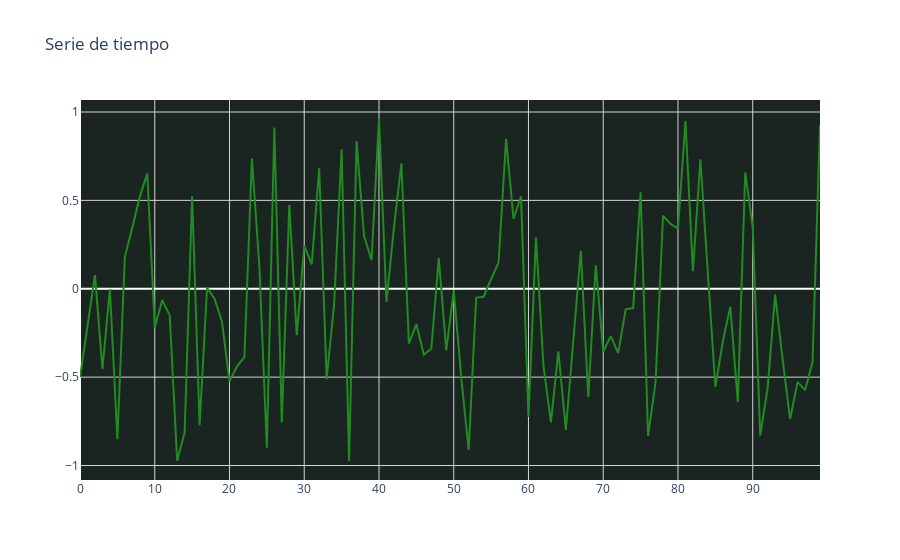

The code cell stored with this chart in its notebook:
### Markdown cell above
#### Serie de tiempo
A continuación, crearemos una serie de tiempo y modificaremos los siguientes elementos del gráfico: el color de la línea, el color de fondo del área del gráfico y los colores de los ejes.

### Code cell
# Importamos la librería de números aleatorios.
from random import random

# Declaramos una figura.
fig = go.Figure(
                data = [
                        # Tipo de visualización. En este caso definimos una serie de tiempo.
                        go.Scatter(
                                    x = [i for i in range(100)],              # Coordenadas en el eje x. Estas se encuentran entre 0 y 100.
                                    y = [2*random()-1 for i in range(100)],   # Coordenadas en el eje y. Estas de detrminan de manera aleatoria.
                                    line = go.scatter.Line(color = "#228b22") # Modificamos el color de la línea. Código HEX. 
                                  )
                       ],
                # Modificamos el estilo del diseño.       
                layout = go.Layout(
                                    title = "Serie de tiempo",  # Definimos el título del gráfico.
                                    plot_bgcolor = "#1a2421",   # Modificamos el fondo del área del gráfico. Código HEX.
                                  )
                )

fig.update_xaxes(gridcolor = '#d3d3d3') # Modificamos los colores del eje x. Código HEX.
fig.update_yaxes(gridcolor = '#d3d3d3') # Modificamos los colores del eje y. Código HEX.

# Mostramos la figura.
fig.show()

### Figure 1 — Plotly figure (JSON) as saved in the notebook; plotly's stock layout.template omitted (floating-point values rounded to 4 significant figures)
{"data": [{"line": {"color": "#228b22"}, "type": "scatter", "x": [0, 1, 2, 3, 4, 5, 6, 7, 8, 9, 10, 11, 12, 13, 14, 15, 16, 17, 18, 19, 20, 21, 22, 23, 24, 25, 26, 27, 28, 29, 30, 31, 32, 33, 34, 35, 36, 37, 38, 39, 40, 41, 42, 43, 44, 45, 46, 47, 48, 49, 50, 51, 52, 53, 54, 55, 56, 57, 58, 59, 60, 61, 62, 63, 64, 65, 66, 67, 68, 69, 70, 71, 72, 73, 74, 75, 76, 77, 78, 79, 80, 81, 82, 83, 84, 85, 86, 87, 88, 89, 90, 91, 92, 93, 94, 95, 96, 97, 98, 99], "y": [-0.501, -0.2232, 0.07681, -0.454, -0.002715, -0.851, 0.1805, 0.3465, 0.5212, 0.6517, -0.219, -0.06456, -0.1494, -0.973, -0.8138, 0.5253, -0.7718, 0.005386, -0.05569, -0.1881, -0.5239, -0.4406, -0.3849, 0.7367, 0.1244, -0.8996, 0.9119, -0.7558, 0.4743, -0.2627, 0.2438, 0.138, 0.6814, -0.5114, -0.08592, 0.7892, -0.9745, 0.8353, 0.2976, 0.163, 0.9604, -0.0754, 0.3454, 0.709, -0.3097, -0.1997, -0.3738, -0.3391, 0.1735, -0.3488, -0.008941, -0.5009, -0.9113, -0.04983, -0.04508, 0.05409, 0.1494, 0.8475, 0.3955, 0.5235, -0.7255, 0.2906, -0.4328, -0.7565, -0.3537, -0.7983, -0.2693, 0.2148, -0.6126, 0.1327, -0.3561, -0.2681, -0.3644, -0.1162, -0.1091, 0.5473, -0.8323, -0.5278, 0.4133, 0.3668, 0.3408, 0.9494, 0.09922, 0.7325, 0.08659, -0.5549, -0.2985, -0.1018, -0.6406, 0.6588, 0.3447, -0.8308, -0.5591, -0.03322, -0.3996, -0.7374, -0.527, -0.5738, -0.4149, 0.9264]}], "layout": {"plot_bgcolor": "#1a2421", "title": {"text": "Serie de tiempo"}, "xaxis": {"gridcolor": "#d3d3d3"}, "yaxis": {"gridcolor": "#d3d3d3"}}}
